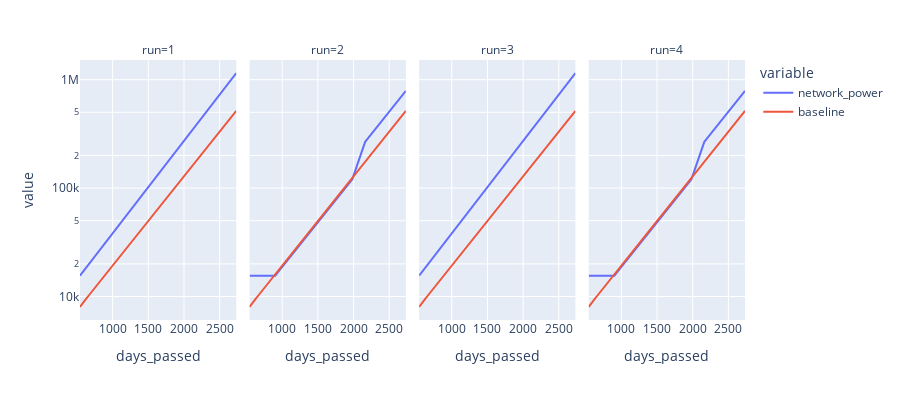

Notebook source saved alongside this figure:
### Code cell
fig_df = df.reset_index()

fig = px.line(fig_df,
              x='days_passed',
              y=['network_power', 'baseline'],
              facet_col='run',
              log_y=True,
              height=400)
fig.show()
